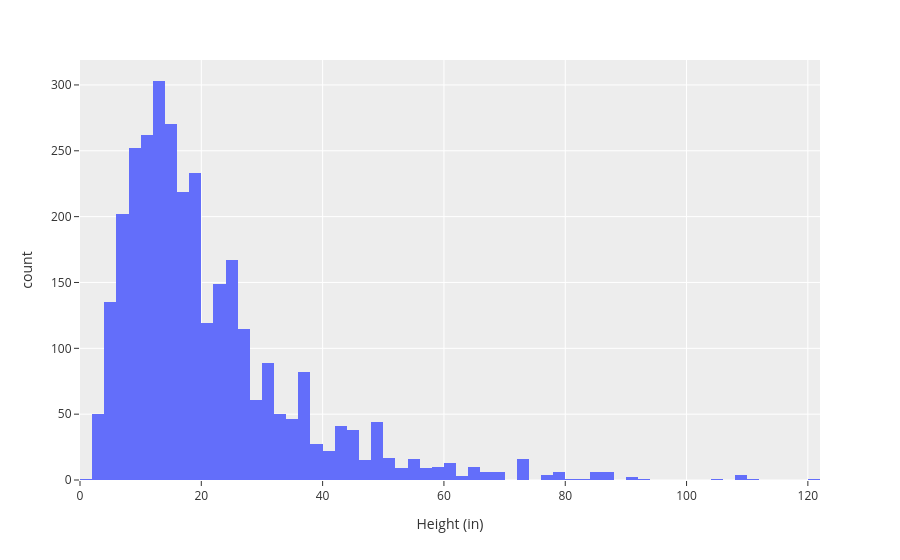

Notebook cell for this chart:
### Code cell
fig = px.histogram(DF,x='Height_in')

fig.update_layout(template="ggplot2",
                  xaxis_title="Height (in)",
                  )

fig.show()

### Figure 1 — Plotly figure (JSON) as saved in the notebook; plotly's stock layout.template omitted (floating-point values rounded to 4 significant figures; data arrays with more than 128 entries replaced by an {"elided": "..."} marker saying what was removed)
{"data": [{"bingroup": "x", "hovertemplate": "Height_in=%{x}<br>count=%{y}<extra></extra>", "legendgroup": "", "marker": {"color": "#636efa", "pattern": {"shape": ""}}, "name": "", "orientation": "v", "showlegend": false, "type": "histogram", "x": {"elided": "3393 float values"}, "xaxis": "x", "yaxis": "y"}], "layout": {"barmode": "relative", "legend": {"tracegroupgap": 0}, "margin": {"t": 60}, "xaxis": {"anchor": "y", "domain": [0, 1], "title": {"text": "Height (in)"}}, "yaxis": {"anchor": "x", "domain": [0, 1], "title": {"text": "count"}}}}
